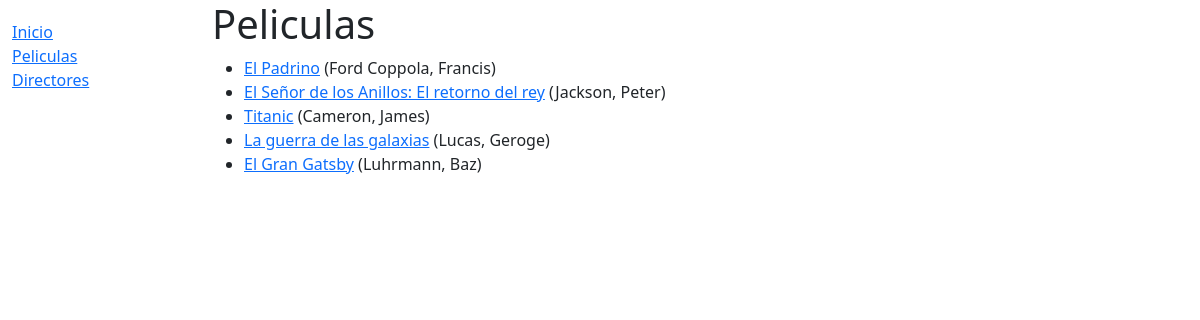
The page /catalog/peliculas/ on the database its author committed.
### catalog/models.py (models this page shows, shortened)
class Pelicula(models.Model):
    id = models.UUIDField(primary_key=True, default=uuid.uuid4,
                          help_text='Identificador unico.')
    titulo = models.CharField(max_length=200)
    director = models.ForeignKey('Directores', on_delete=models.SET_NULL, null=True)
    sipnosis = models.TextField(max_length=1000, help_text='Describe un poco sobre la peliculas sin mucho spoiler :)')
    fecha_de_estreno = models.DateField(null=True, blank=True)
    genero = models.ManyToManyField(Genero, help_text='Selecciona el genero de la pelicula.')
    portada = models.ImageField(upload_to=settings.MEDIA_URL)
    def get_absolute_url(self):
        return reverse('detalles-pelicula', args=[str(self.id)])

class Directores(models.Model):
    id = models.UUIDField(primary_key=True, default=uuid.uuid4,
                          help_text='Identificador unico.')
    nombre = models.CharField(max_length=100)
    apellido = models.CharField(max_length=100)
    fecha_de_nacimiento = models.DateField(null=True, blank=True)
    peliculas = models.ManyToManyField('Pelicula', blank=True)
    class Meta:
        ordering = ['apellido', 'nombre']
    def __str__(self):
        return f'{self.apellido}, {self.nombre}'

### catalog/views.py (the view)
# urls.py: path('peliculas/', views.pelicula_list.as_view(), name='peliculas'),
class pelicula_list(generic.ListView):
    model = Pelicula

### catalog/templates/catalog/pelicula_list.html
{% extends "base_generic.html" %}
{% block content %}
  <h1>Peliculas</h1>
  {% if pelicula_list %}
    <ul>
      {% for pelis in pelicula_list %}
      <li>
        <a href="{{ pelis.get_absolute_url }}">{{ pelis.titulo }}</a>
        ({{ pelis.director }})
      </li>
      {% endfor %}
    </ul>
  {% else %}
    <p>No hay películas en la lista.</p>
  {% endif %}
{% endblock %}

### catalog/templates/base_generic.html (shortened to what this page needs)
<!DOCTYPE html>
<html lang="es">
  <head>
    <link
      href="https://cdn.jsdelivr.net/npm/bootstrap@5.1.3/dist/css/bootstrap.min.css"
      rel="stylesheet"
 />
    {% load static %}
    <link rel="stylesheet" href="{% static '/css/styles.css' %}" />
  </head>
  <body>
    <div class="container-fluid">
      <div class="row">
        <div class="col-sm-2">
          {% block sidebar %}
            <ul class="sidebar-nav">
              <li><a href="{% url 'index' %}">Inicio</a></li>
              <li><a href="{% url 'peliculas' %}">Peliculas</a></li>
              <li><a href="{% url 'directores_list' %}">Directores</a></li>
            </ul>
          {% endblock %}
        </div>
        <div class="col-sm-10 ">{% block content %}{% endblock %}</div>
      </div>
    </div>
  </body>
</html>

### catalog/static/css/styles.css (style rules this page uses)
.sidebar-nav { margin-top: 20px; padding: 0; list-style: none; }

### rows shown on the page
Pelicula: titulo "El Padrino", director "Ford Coppola, Francis"
Pelicula: titulo "El Señor de los Anillos: El retorno del rey", director "Jackson, Peter"
Pelicula: titulo "Titanic", director "Cameron, James"
Pelicula: titulo "La guerra de las galaxias", director "Lucas, Geroge"
Pelicula: titulo "El Gran Gatsby", director "Luhrmann, Baz"
